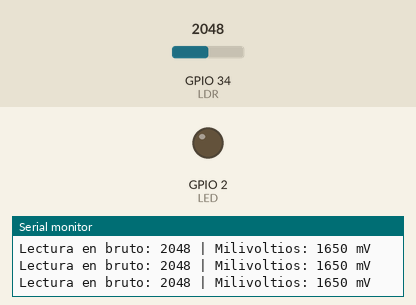
This sketch was run on a simulated ESP32. On the bench: output pins drawn as LEDs (lit = HIGH), the last lines printed to the serial monitor. Inputs (shaded band) come from the test bench; at power-on: GPIO 34 (LDR) = 2048.

Above: at 1.2 s.
1.3 s: GPIO 34 (LDR) set to 549
2.8 s: GPIO 34 (LDR) set to 465
At 3.9 s:
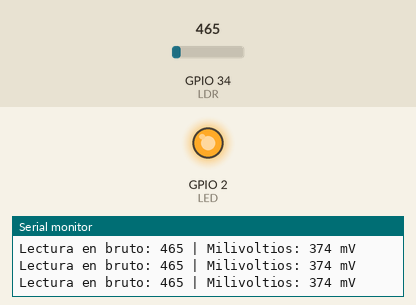
4.3 s: GPIO 34 (LDR) set to 762
5.8 s: GPIO 34 (LDR) set to 860
At 6.7 s:
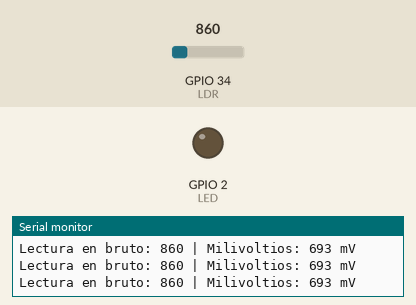
7.4 s: GPIO 34 (LDR) set to 491
At 8.0 s:
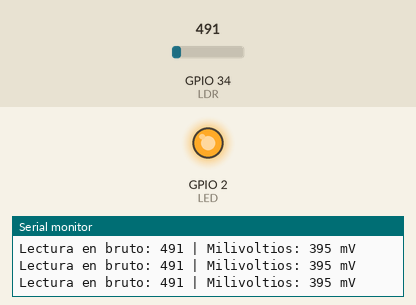
Timing chart, 0 to 9.9 s (numbered marks = the images above; inputs shaded):
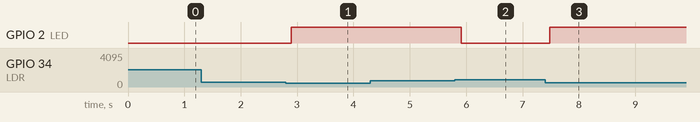

Measured:
- the behaviour switches between 500 and 499 on GPIO 34 (LDR) (found by bisection; images 0 and 1)
- the behaviour switches between 800 and 801 on GPIO 34 (LDR) (found by bisection; images 1 and 2)
- after the input at 2.8 s, GPIO 2 (LED): LOW → HIGH after 0.10 s
- after the input at 5.8 s, GPIO 2 (LED): HIGH → LOW after 0.11 s
- after the input at 7.4 s, GPIO 2 (LED): LOW → HIGH after 0.08 s

The sketch:

Practica2.ino
```cpp
const int LDR = 34;
const int LED = 2;

const int ESCURO = 500;      //TODO: axustade estes dous valores
const int CLARO  = 800;

bool aceso = false;


void setup()
{
  Serial.begin(115200);

  pinMode(LED, OUTPUT);

}

void loop()
{
  int read = analogRead(LDR);
  int readMv = analogReadMilliVolts(LDR);


  Serial.print("Lectura en bruto: ");
  Serial.print(read);
  Serial.print(" | Milivoltios: ");
  Serial.print(readMv);
  Serial.println(" mV");


  //Serial.printf ("%d, %d\n", read, readMv);
  static bool aceso=false;

  int v = analogRead(LDR);

  if (!aceso&&v< ESCURO)
    aceso=true;
  else if( aceso&&v>CLARO )aceso=false;
    digitalWrite(LED, aceso);
  delay(20);


  delay(100);
}
```
